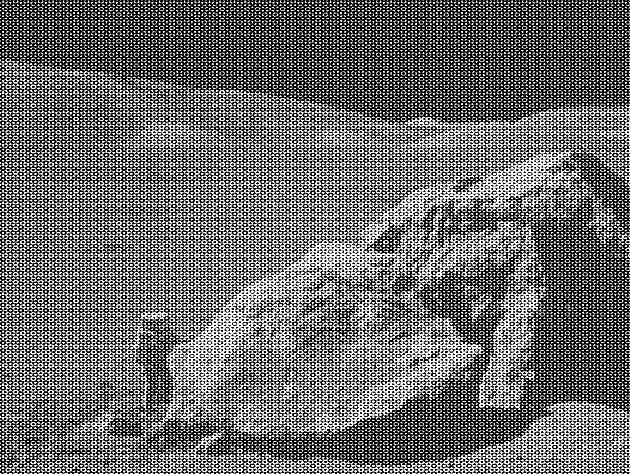
#> input picture LCP_modA/moonlanding.png, 630 x 474 px, found by its file name
$ jupyter execute --allow-errors 07.2ex_Algorithms.ipynb
#> lines starting #> are read from the running program, lines starting #| are printed output that depends on the picture
1\. **Maximum wind speed prediction at the Sprogø station**

The exercise goal is to predict the maximum wind speed occurring every 50 years even if no measure exists for such a period. The available data are only measured over 21 years at the Sprogø meteorological station located in Denmark.

The annual maxima are supposed to fit a normal probability density function. However such function is not going to be estimated because it gives a probability from a wind speed maxima. Finding the maximum wind speed occurring every 50 years requires the opposite approach, the result needs to be found from a defined probability. That is the quantile function role and the exercise goal will be to find it. In the current model, it is supposed that the maximum wind speed occurring every 50 years is defined as the upper 2% quantile.

By definition, the quantile function is the inverse of the cumulative distribution function. The latter describes the probability distribution of an annual maxima. In the exercise, the cumulative probability $p_i$ for a given year i is defined as $p_i = i/(N+1)$ with $N = 21$, the number of measured years. Thus it will be possible to calculate the cumulative probability of every measured wind speed maxima. From those experimental points, the scipy.interpolate module will be very useful for fitting the quantile function. Finally the 50 years maxima is going to be evaluated from the cumulative probability of the 2% quantile.

Practically, load the dataset:

```python
import numpy as np
max_speeds = np.load('max-speeds.npy')
years_nb = max_speeds.shape[0]
```

Compute then the cumulative probability $p_i$ (`cprob`) and sort the maximum speeds from the data. Use then the  UnivariateSpline from scipy.interpolate to define a quantile function and thus estimate the probabilities.

In the current model, the maximum wind speed occurring every 50 years is defined as the upper 2% quantile. As a result, the cumulative probability value will be:

```python
fifty_prob = 1. - 0.02
```

So the storm wind speed occurring every 50 years can be guessed as:

``` python
fifty_wind = quantile_func(fifty_prob)
```

[cell 1]
import numpy as np
from scipy.interpolate import UnivariateSpline
import matplotlib.pyplot as plt

#loading top registered speeds.
#> (the rest of this cell did not finish here and is left out)

2\. **Curve fitting of temperature in Alaska**

The temperature extremes in Alaska for each month, starting in January, are given by (in degrees Celcius):

max:  17,  19,  21,  28,  33,  38, 37,  37,  31,  23,  19,  18

min: -62, -59, -56, -46, -32, -18, -9, -13, -25, -46, -52, -58

* Plot these temperature extremes.
* Define a function that can describe min and max temperatures.
* Fit this function to the data with scipy.optimize.curve_fit().
* Plot the result. Is the fit reasonable? If not, why?
* Is the time offset for min and max temperatures the same within the fit accuracy?

[cell 2]
from scipy import optimize
# The temperature extremes in Alaska for each month, starting in January, are given by (in degrees Celcius):
maxT = np.array([17,19, 21, 28, 33, 38, 37, 37, 31, 23, 19, 18])
minT = np.array([-62, -59, -56, -46, -32, -18, -9, -13, -25, -46, -52, -58])

#Plotting these temperature extremes.
x = np.arange(len(maxT))
plt.scatter(x, maxT,  color = 'r')
plt.scatter(x, minT,  color = 'b')

#Define a function that can describe min and max temperatures.
def f(x, A, nu, sigma, c):
    return A*np.exp(-0.5*((x-nu)**2)/sigma) + c

#Fit this function to the data with scipy.optimize.curve_fit().
params_min, params_covariance_min = optimize.curve_fit(f, x, minT, p0=[2, 6, 2, -60])
perr_min= np.sqrt(np.diag(params_covariance_min))
params_max, params_covariance_max = optimize.curve_fit(f, x, maxT, p0=[2, 6, 2, -60])
perr_max= np.sqrt(np.diag(params_covariance_max))
print(f"Min curve parameters: {params_min}")
print(f"Min curve parameters: {params_max}")

# Plot the result. Is the fit reasonable? If not, why?
plt.plot(x, f(x, params_min[0], params_min[1], params_min[2], params_min[3]), color = 'b', label = 'Min')
plt.plot(x, f(x, params_max[0], params_max[1], params_max[2], params_max[3]), color = 'r', label = 'Max')
plt.legend(loc = 'best')
plt.show()
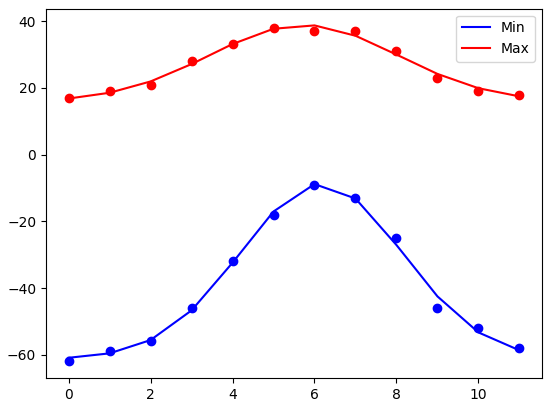
#> figure drawn by matplotlib, 1 panel; curve peaks at x = 6, y = -8.85; curve peaks at x = 6, y = 38.72
print("Yes, it is reasonable. But, of course, I would expect the distribution to restart from the 12 month, so I'd expect the funcion to be periodic. Anyhow, the selected gaussian function fits smoothly the data.")

# Is the time offset for min and max temperatures the same within the fit accuracy?
comp = np.abs(params_min[1]-params_max[1])/np.sqrt(perr_min[1]**2+perr_max[1]**2)
print(f"While the first distribution has a mean of {params_min[1]}, +- {perr_min[1]}, the second has a mean of {params_max[1]} +- {perr_max[1]}. \n Their compatibility value: {comp}.")
print("From basic statistics, we can say that the two distributions do not have a compatible shift within the fit accuracy. Maybe changing function the parameters would be compatible.")

3\. **2D minimization of a six-hump camelback function**

$$
f(x,y) = \left(4-2.1x^2+\frac{x^4}{3} \right) x^2 +xy + (4y^2 -4)y^2
$$

has multiple global and local minima. Find the global minima of this function.

Hints:

* Variables can be restricted to $-2 < x < 2$ and $-1 < y < 1$.
* Use numpy.meshgrid() and pylab.imshow() to find visually the regions.
* Use scipy.optimize.minimize(), optionally trying out several of its methods.

How many global minima are there, and what is the function value at those points? What happens for an initial guess of $(x, y) = (0, 0)$ ?

[cell 3]
#defining the needed function
def f(x):
    return (4-2.1*x[0]*x[0]+x[0]**4/3.)*x[0]**2+x[0]*x[1]+(4*x[1]*x[1]-4)*x[1]**2

#building the mesh
x = np.arange(-2.0, 2.0, 0.01)
y = np.arange(-1.0, 1.0, 0.01)

xx, yy = np.meshgrid(x, y)

#plotting the 2D function
plt.imshow(f([xx,yy]), extent=[-2, 2, -1, 1])
plt.colorbar()
plt.show()
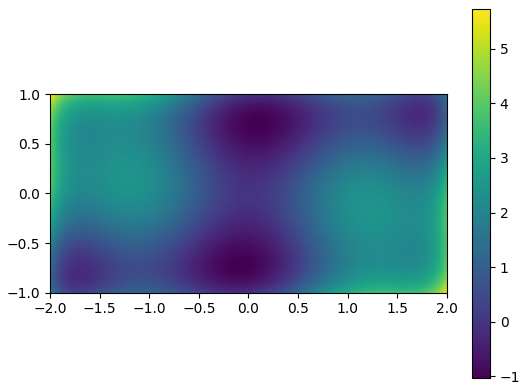
#> figure drawn by matplotlib, 2 panels

#finding global minimum
solution = optimize.minimize(f, [1,-1], bounds=[[-2,2],[-1,1]])
print(solution)

# How many global minima are there, and what is the function value at those points? What happens for an initial guess of (x,y)=(0,0)?
print(f"\nChanging the initial guess with (0,0) leads the algorithm to stop in a local minima - (0,0) precisely")

4\. **FFT of a simple dataset**

Performe a periodicity analysis on the lynxs-hares population

[cell 4]
from scipy import fftpack
import pandas as pd

#loading data
#> (the rest of this cell did not finish here and is left out)

5\. **FFT of an image**

* Examine the provided image `moonlanding.png`, which is heavily contaminated with periodic noise. In this exercise, we aim to clean up the noise using the Fast Fourier Transform.
* Load the image using pylab.imread().
* Find and use the 2-D FFT function in scipy.fftpack, and plot the spectrum (Fourier transform of) the image. Do you have any trouble visualising the spectrum? If so, why?
* The spectrum consists of high and low frequency components. The noise is contained in the high-frequency part of the spectrum, so set some of those components to zero (use array slicing).
* Apply the inverse Fourier transform to see the resulting image.

[cell 5]
from scipy import fftpack

#loading image
image = plt.imread("moonlanding.png")
#> image is the input picture: shape (474, 630) float32; min 0, max 1, mean 0.424
plt.imshow(image)
plt.show()

#Find and use the 2-D FFT function in scipy.fftpack, and plot the spectrum (Fourier transform of) the image. Do you have any trouble visualising the spectrum? If so, why?
im_fft = fftpack.fft2(image)
plt.imshow(np.abs(im_fft))
plt.show()
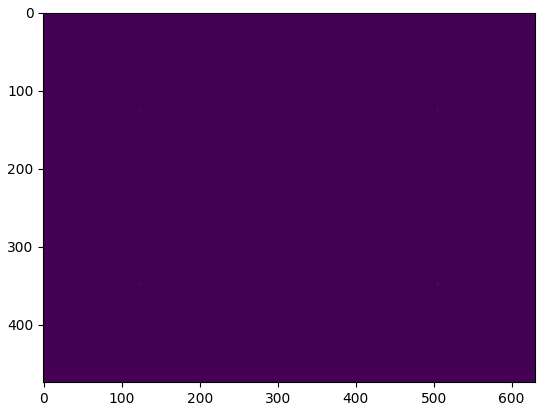
#> figure drawn by matplotlib, 1 panel
print("No way to recognise the image from its fourier tfm. ")
im_fft[np.abs(im_fft)>2000] = 0
plt.imshow(np.abs(im_fft))
plt.show()
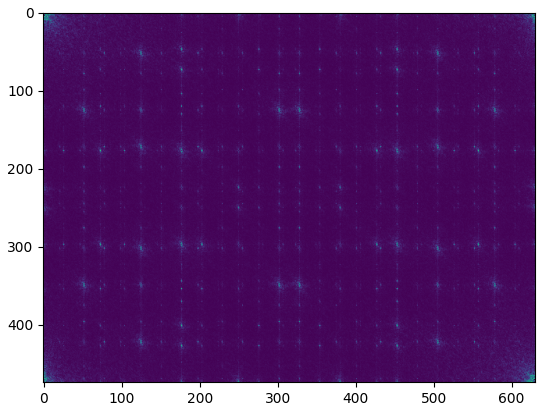
#> figure drawn by matplotlib, 1 panel

inverse = fftpack.ifft2(im_fft)
plt.imshow(inverse.real);
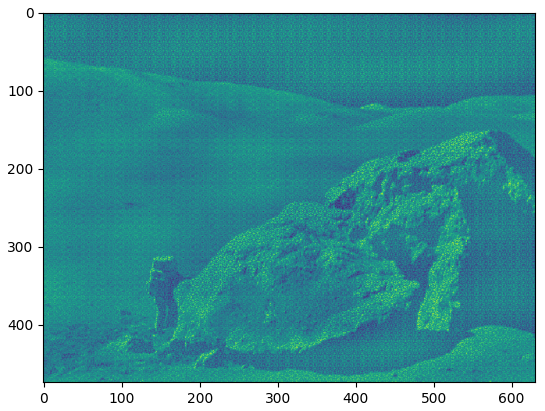
#> figure drawn by matplotlib, 1 panel
